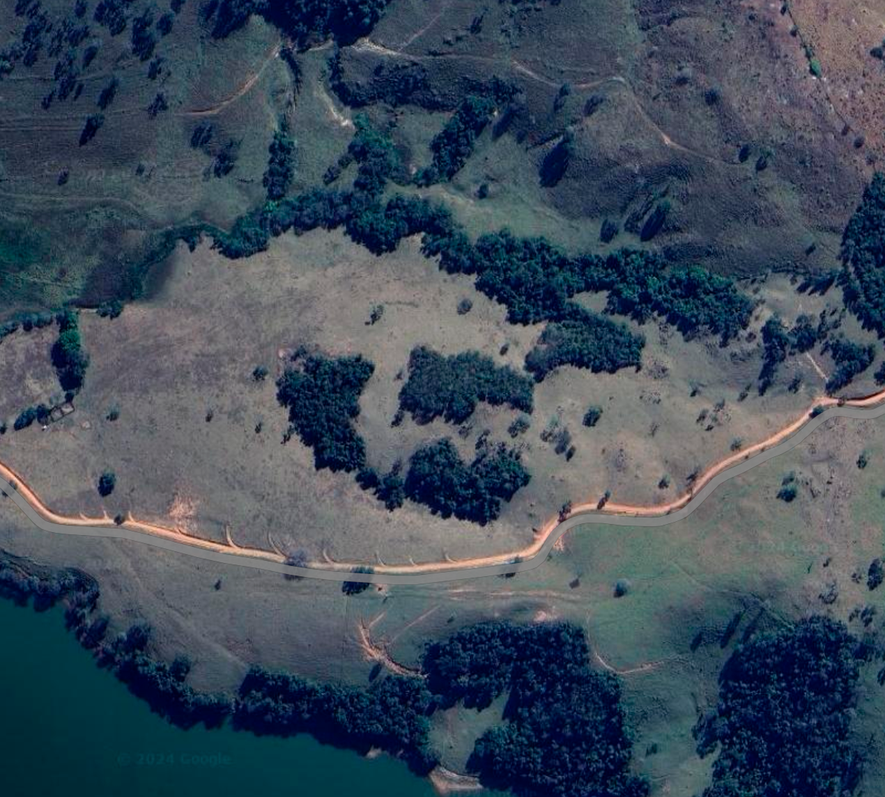
#> input picture tools/src/dataset/train/03.png, 885 x 797 px, shrunk from 1270 x 1144 before the run
$ python nvdi.py
#> lines starting #> are read from the running program, lines starting #| are printed output that depends on the picture
#> further down, image is the input picture: shape (797, 885, 3); mean B, G, R 89.7, 75, 61.9
"""Cimulação de NVDI usando o canal verde como NIR"""

import numpy as np
import cv2
import matplotlib.pyplot as plt

# Função para calcular NDVI com canais RGB
def calculate_ndvi_from_png(image):
    # Extrair os canais da imagem RGB
    red = image[:, :, 2].astype(float)
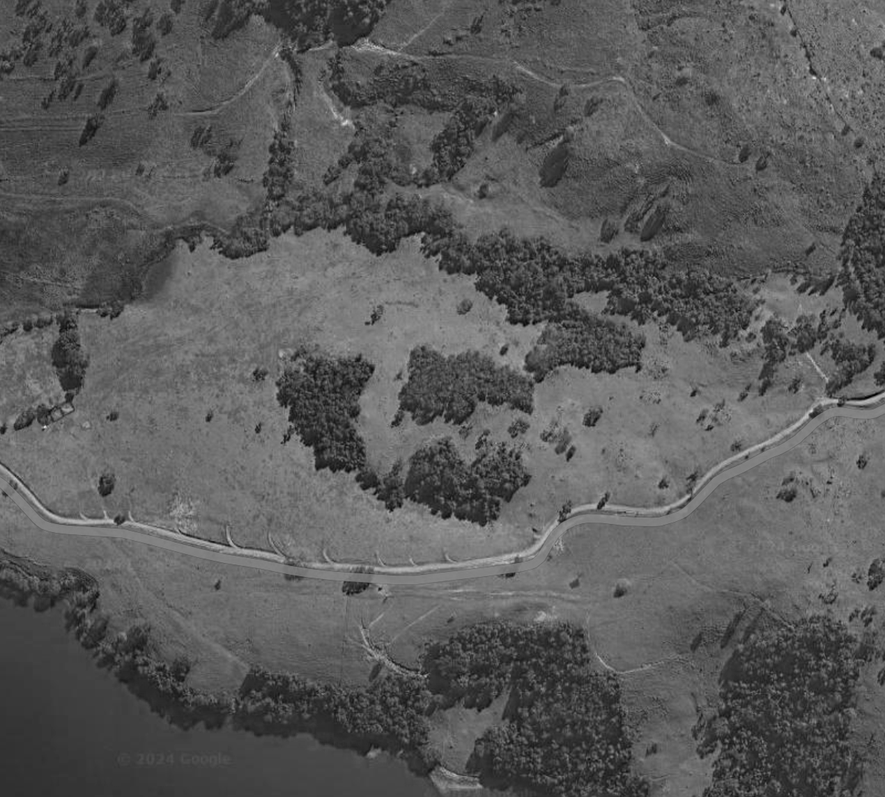
#> red: shape (797, 885) float64; min 0, max 216, mean 89.7
    nir_simulated = image[:, :, 1].astype(float)  # Usar canal verde como simulação de NIR
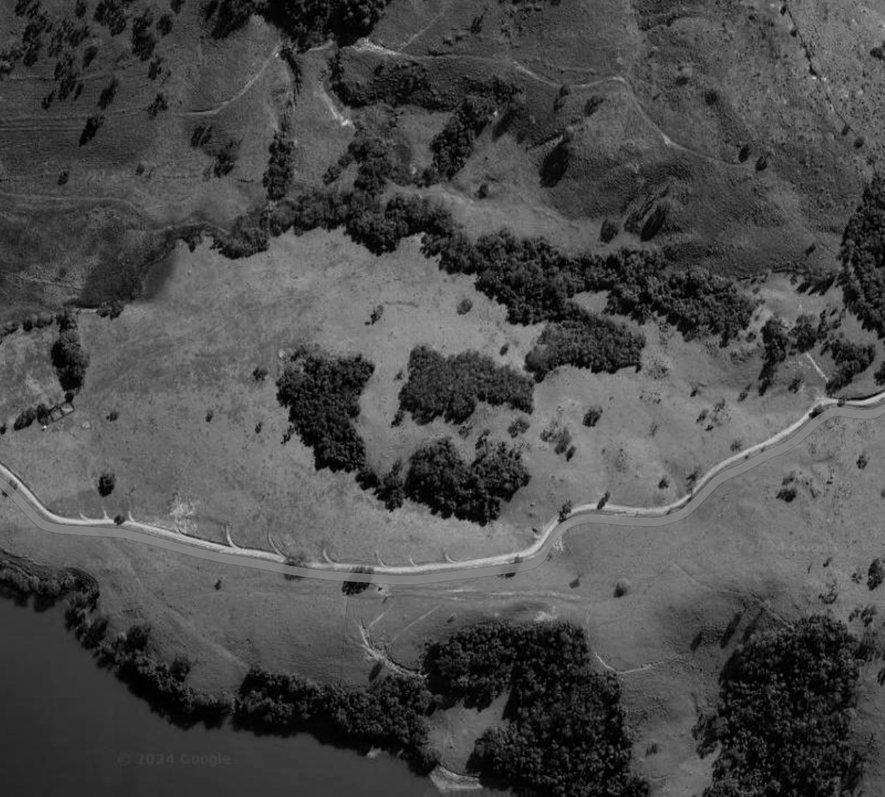
#> nir_simulated: shape (797, 885) float64; min 0, max 211, mean 75

    # Calcular o NDVI
    ndvi = (nir_simulated - red) / (nir_simulated + red + 1e-6)  # Adicionar uma constante pequena para evitar divisão por zero
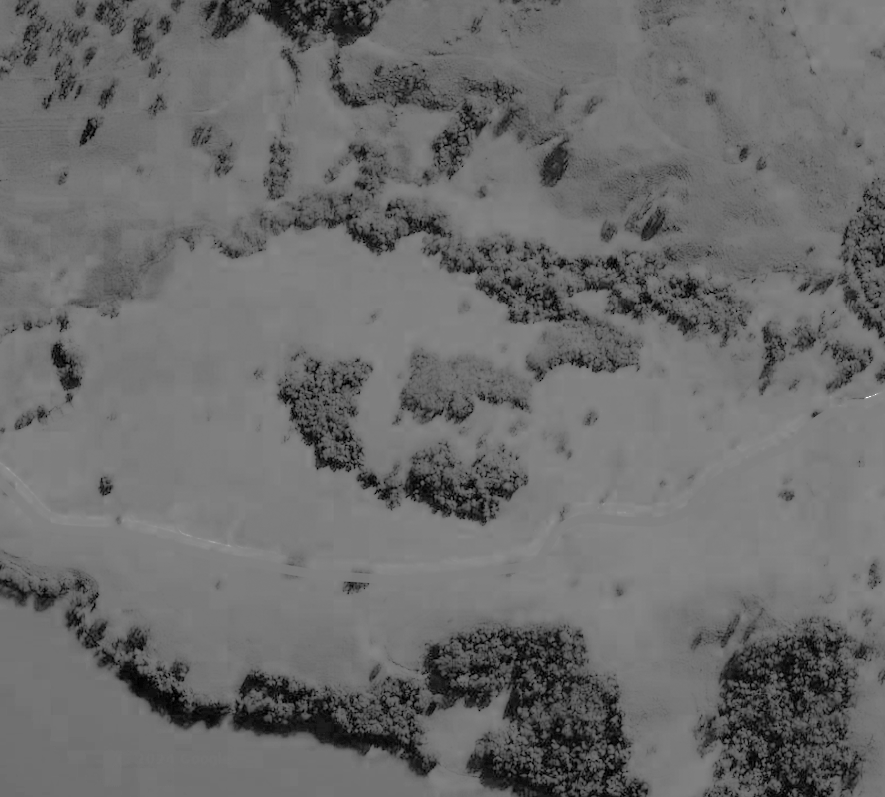
#> ndvi: shape (797, 885) float64; min -1, max 1, mean -0.155; drawn with min black and max white
    return ndvi

# Carregar a imagem PNG
image = cv2.imread('../dataset/train/03.png')
image_rgb = cv2.cvtColor(image, cv2.COLOR_BGR2RGB)

# Calcular NDVI
ndvi = calculate_ndvi_from_png(image_rgb)

# Mostrar o antes (imagem original)
plt.subplot(1, 2, 1)
plt.imshow(image_rgb)
plt.title("Imagem Original")

# Mostrar o depois (NDVI)
plt.subplot(1, 2, 2)
plt.imshow(ndvi, cmap='RdYlGn')
plt.colorbar(label="NDVI")
plt.title("NDVI (Simulado)")

plt.show()
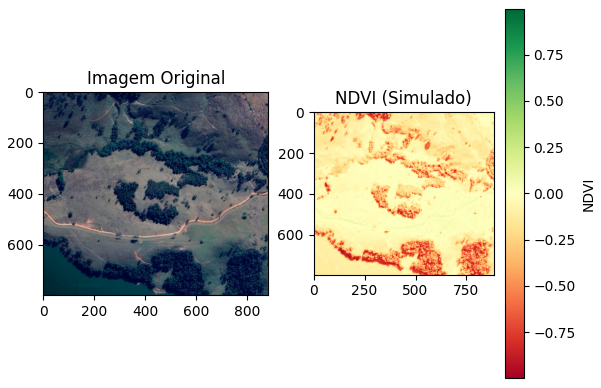
#> figure drawn by matplotlib, 3 panels

$ run again, with tools/src/dataset/train/01.png copied over tools/src/dataset/train/03.png
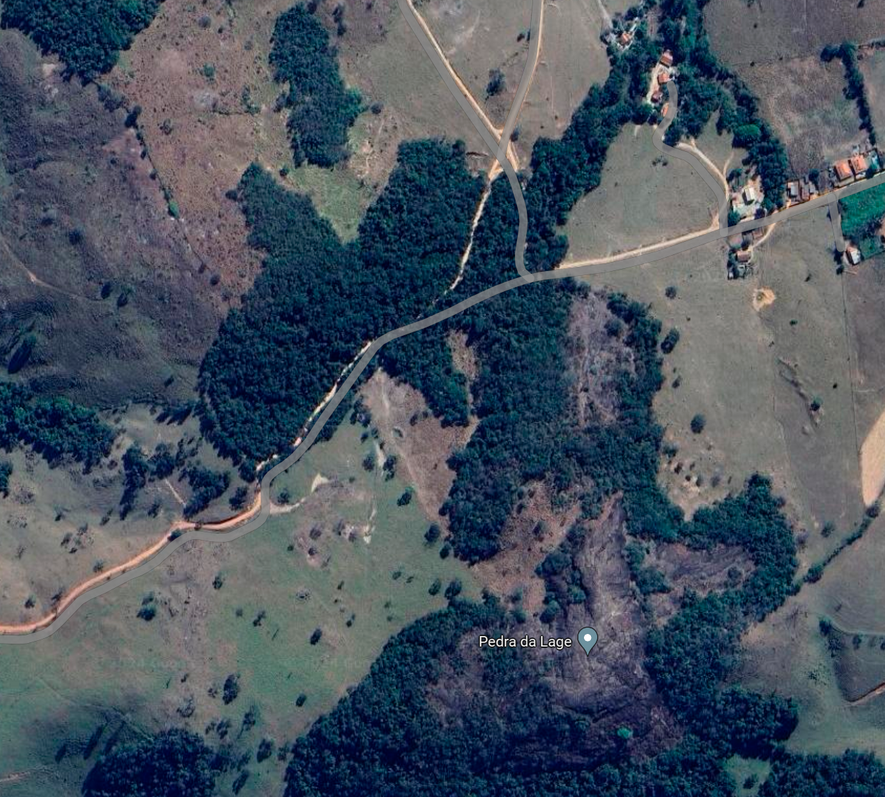
#> input picture tools/src/dataset/train/01.png, 885 x 797 px, shrunk from 1270 x 1144 before the run
#> image is the input picture: shape (797, 885, 3); mean B, G, R 94.5, 82.2, 71.6
#> in calculate_ndvi_from_png, `ndvi = (nir_simulated - red) / (nir_simulated + red + 1e-6)`:
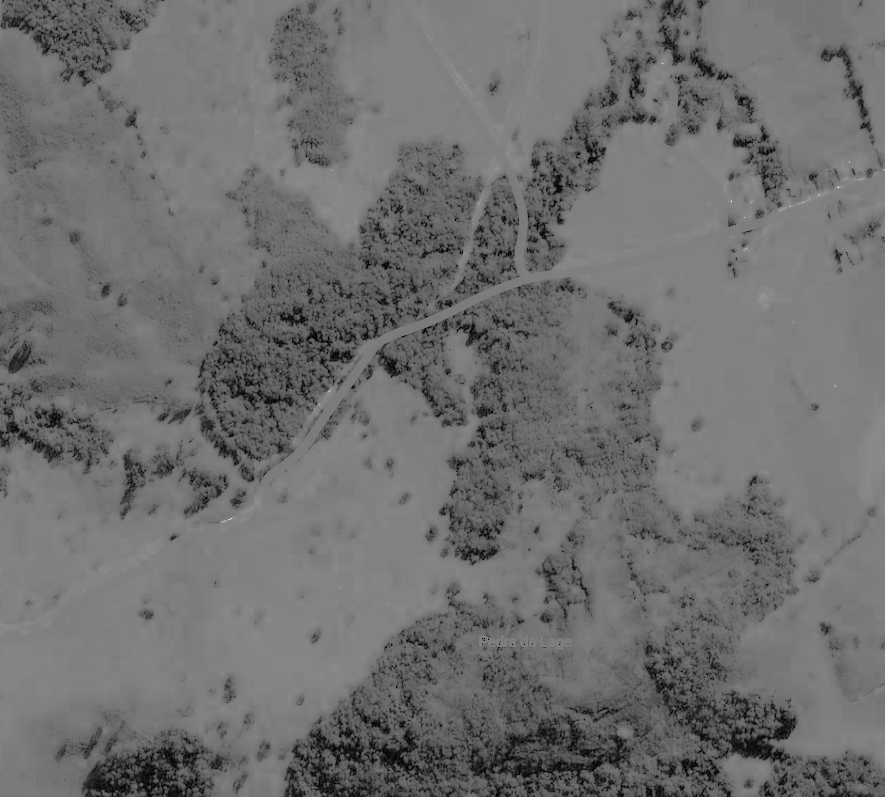
#> ndvi: shape (797, 885) float64; min -1, max 1, mean -0.128; drawn with min black and max white
#> `plt.show()`:
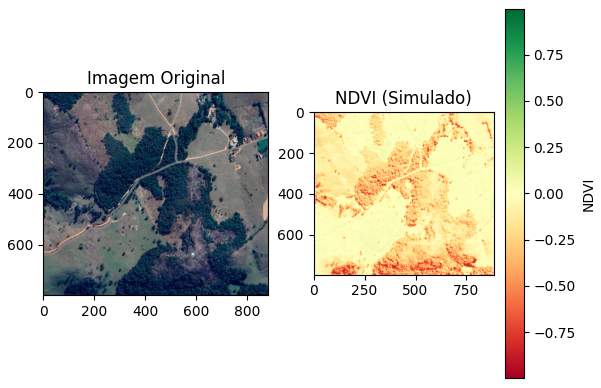
#> figure drawn by matplotlib, 3 panels
